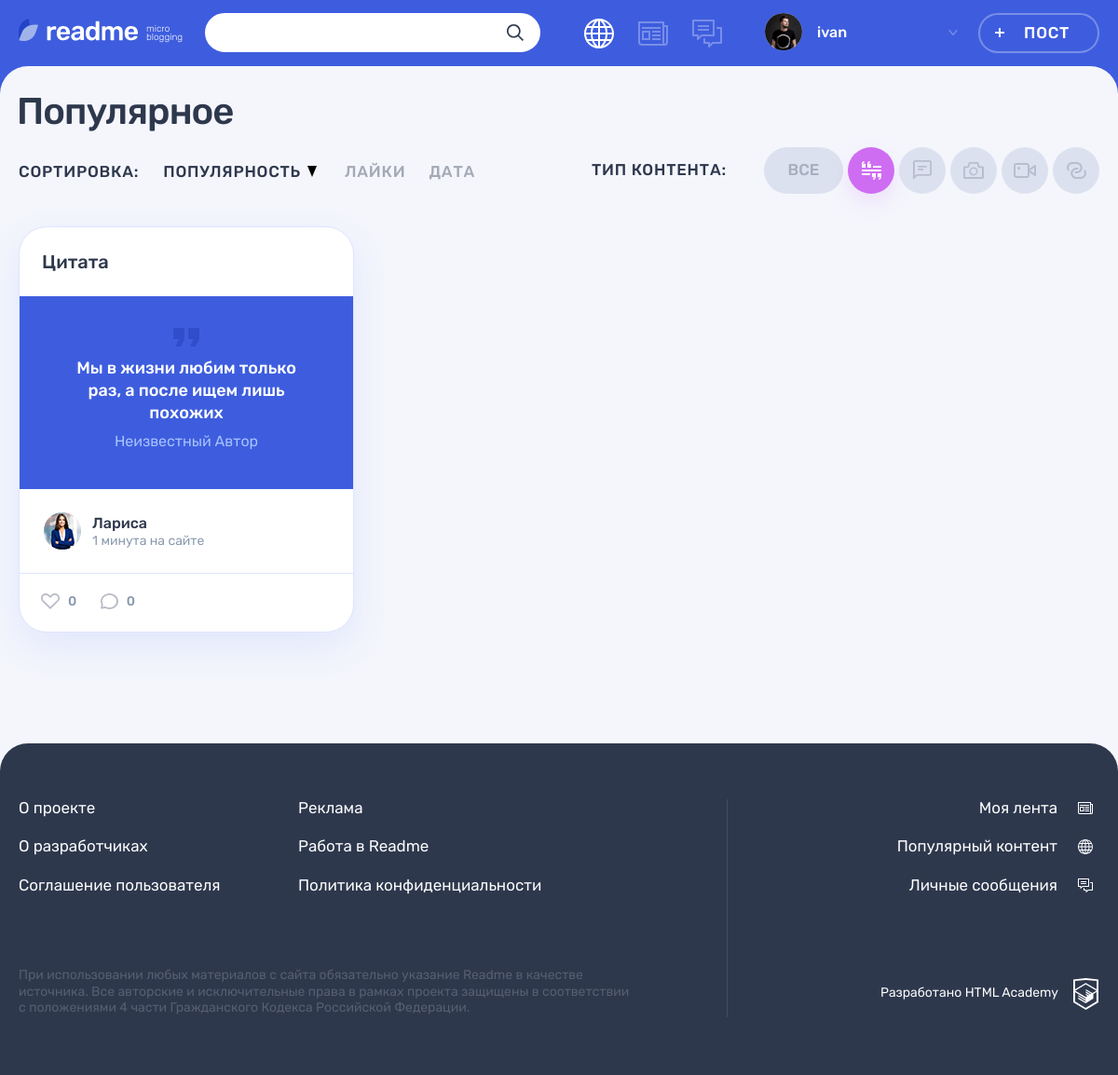
Page /index.php?id=1 on the committed database.
### tables this page shows
CREATE TABLE IF NOT EXISTS content_types (
  id INT AUTO_INCREMENT PRIMARY KEY,
  title VARCHAR(128),
  class_name VARCHAR(128),
  icon_width INT,
  icon_height INT
);

CREATE TABLE IF NOT EXISTS posts (
  id INT AUTO_INCREMENT PRIMARY KEY,
  create_date TIMESTAMP DEFAULT CURRENT_TIMESTAMP,
  heading VARCHAR(256) NOT NULL,
  paragraph TEXT,
  author VARCHAR(128),
  image_post TEXT,
  video TEXT,
  link TEXT,
  count_views INT,
  is_repost BIT,
  origin_author_ID INT,
  post_author_ID INT NOT NULL,
  content_type_ID INT NOT NULL,
  FOREIGN KEY (post_author_ID) REFERENCES users(id),
  FOREIGN KEY (content_type_ID) REFERENCES content_types(id)
);

CREATE TABLE IF NOT EXISTS users (
  id INT AUTO_INCREMENT PRIMARY KEY,
  date_registration TIMESTAMP DEFAULT CURRENT_TIMESTAMP,
  email VARCHAR(128) UNIQUE NOT NULL,
  login_user VARCHAR(128) UNIQUE NOT NULL,
  password_user VARCHAR(255) NOT NULL,
  avatar TEXT
);

### helpers.php (called while the page is built, shortened)
<?php
function get_noun_plural_form(int $number, string $one, string $two, string $many): string
{
    $number = (int)$number;
    $mod10 = $number % 10;
    $mod100 = $number % 100;
    switch (true) {
        case ($mod10 === 1):
            return $one;
    }
}
function include_template($name, array $data = [])
{
    $name = 'templates/' . $name;
    extract($data);
    require $name;
    $result = ob_get_clean();
    return $result;
}
function generate_random_date($index)
{
    $deltas = [['minutes' => 59], ['hours' => 23], ['days' => 6], ['weeks' => 4], ['months' => 11]];
    $dcnt = count($deltas);
    $delta = $deltas[$index];
    $timeval = rand(1, current($delta));
    $timename = key($delta);
    $ts = strtotime("$timeval $timename ago");
    $dt = date('Y-m-d H:i:s', $ts);
    return $dt;
}

### functions/functions_db.php (called while the page is built, shortened)
<?php
function db_request($link, $sql)
{
    return mysqli_fetch_all(mysqli_query($link, $sql), MYSQLI_ASSOC);
};

### functions/functions.php (called while the page is built, shortened)
<?php
function relative_date($post_date, $user = true)
{
    $last = ' назад';
    if ($user) {
        $last = ' на сайте';
    }
    $past = strtotime($post_date);
    $present = time();
    $diff = $present - $past;
    $result = null;
    if (floor($diff / 60) < 60) {
        $result = floor($diff / 60) . ' ' .
            get_noun_plural_form(
                floor($diff / 60),
                'минута',
                'минуты',
                'минут'
            ) .
            $last;
    }
    return $result;
};

### templates/main.php (the view, shortened to what this page needs)
<div class="container">
  <h1 class="page__title page__title--popular">Популярное</h1>
</div>
<div class="popular container">
  <div class="popular__filters-wrapper">
    <div class="popular__sorting sorting">
      <b class="popular__sorting-caption sorting__caption">Сортировка:</b>
      <ul class="popular__sorting-list sorting__list">
        <li class="sorting__item sorting__item--popular">
          <a class="sorting__link sorting__link--active" href="#">
            <span>Популярность</span>
            <svg class="sorting__icon" width="10" height="12">
              <use xlink:href="#icon-sort"></use>
            </svg>
          </a>
        </li>
        <li class="sorting__item">
          <a class="sorting__link" href="#">
            <span>Лайки</span>
          </a>
        </li>
        <li class="sorting__item">
          <a class="sorting__link" href="#">
            <span>Дата</span>
          </a>
        </li>
      </ul>
    </div>
    <div class="popular__filters filters">
      <b class="popular__filters-caption filters__caption">Тип контента:</b>
      <ul class="popular__filters-list filters__list">
        <li class="popular__filters-item popular__filters-item--all filters__item filters__item--all">
          <a class="filters__button filters__button--ellipse filters__button--all <?= $category_id === 0 ? 'filters__button--active' : ''; ?>" href="index.php">
            <span>Все</span>
          </a>
        </li>
        <?php foreach ($types as $key => $val) : ?>
          <li class="popular__filters-item filters__item">
            <a class="filters__button filters__button-<?= mb_stristr($val['class_name'], '-'); ?> <?= $category_id === intval($val['id']) ? 'filters__button--active' : ''; ?> button" href="index.php?id=<?= $val['id']; ?>">
              <svg class="filters__icon" width="<?= $val['icon_width']; ?>" height="<?= $val['icon_height']; ?>">
                <use xlink:href="#icon-filter<?= mb_stristr($val['class_name'], '-'); ?>"></use>
              </svg>
            </a>
          </li>
        <?php endforeach; ?>
      </ul>
    </div>
  </div>
  <div class="popular__posts">
    <?php foreach ($posts as $key => $val) : ?>
      <article class="popular__post post <?= $val['type']; ?>">
        <header class="post__header">
          <h2>
            <a href="post.php?id=<?= intval($val['id']) ?>"><?= htmlspecialchars($val['heading']); ?></a>
          </h2>
        </header>
        <div class="post__main">
          <?php if ($val['type'] === 'post-quote') : ?>
            <blockquote>
              <p>
                <?= htmlspecialchars($val['paragraph']); ?>
              </p>
              <cite>Неизвестный Автор</cite>
            </blockquote>
          <?php endif; ?>
        </div>
        <footer class="post__footer">
          <div class="post__author">
            <a class="post__author-link" href="#" title="Автор">
              <div class="post__avatar-wrapper">
                <img class="post__author-avatar" src="img/<?= $val['avatar']; ?>" alt="Аватар пользователя">
              </div>
              <div class="post__info">
                <b class="post__author-name"><?= htmlspecialchars($val['user_name']); ?></b>
                <time class="post__time" datetime="<?= $post_time = generate_random_date($key); ?>" title="<?= $fomatted_post_time = date("d.m.Y H.i", strtotime($post_time)); ?>"><?= relative_date($post_time); ?></time>
              </div>
            </a>
          </div>
          <div class="post__indicators">
            <div class="post__buttons">
              <a class="post__indicator post__indicator--likes button" href="#" title="Лайк">
                <svg class="post__indicator-icon" width="20" height="17">
                  <use xlink:href="#icon-heart"></use>
                </svg>
                <span>0</span>
              </a>
              <a class="post__indicator post__indicator--comments button" href="#" title="Комментарии">
                <svg class="post__indicator-icon" width="19" height="17">
                  <use xlink:href="#icon-comment"></use>
                </svg>
                <span>0</span>
              </a>
            </div>
          </div>
        </footer>
      </article>
    <?php endforeach; ?>
  </div>
</div>

### rows in the picture
content_types: icon_width 21 (drawn)
content_types: icon_width 20 (drawn)
content_types: icon_width 22 (drawn)
content_types: icon_width 24 (drawn)
content_types: icon_width 21 (drawn)
posts: heading "Цитата", paragraph "Мы в жизни любим только раз, а после ищем лишь похожих", post_author_ID.avatar (picture), post_author_ID.login_user "Лариса", post_time "1 минута на сайте"

### other values in the picture
$user_name "ivan"
